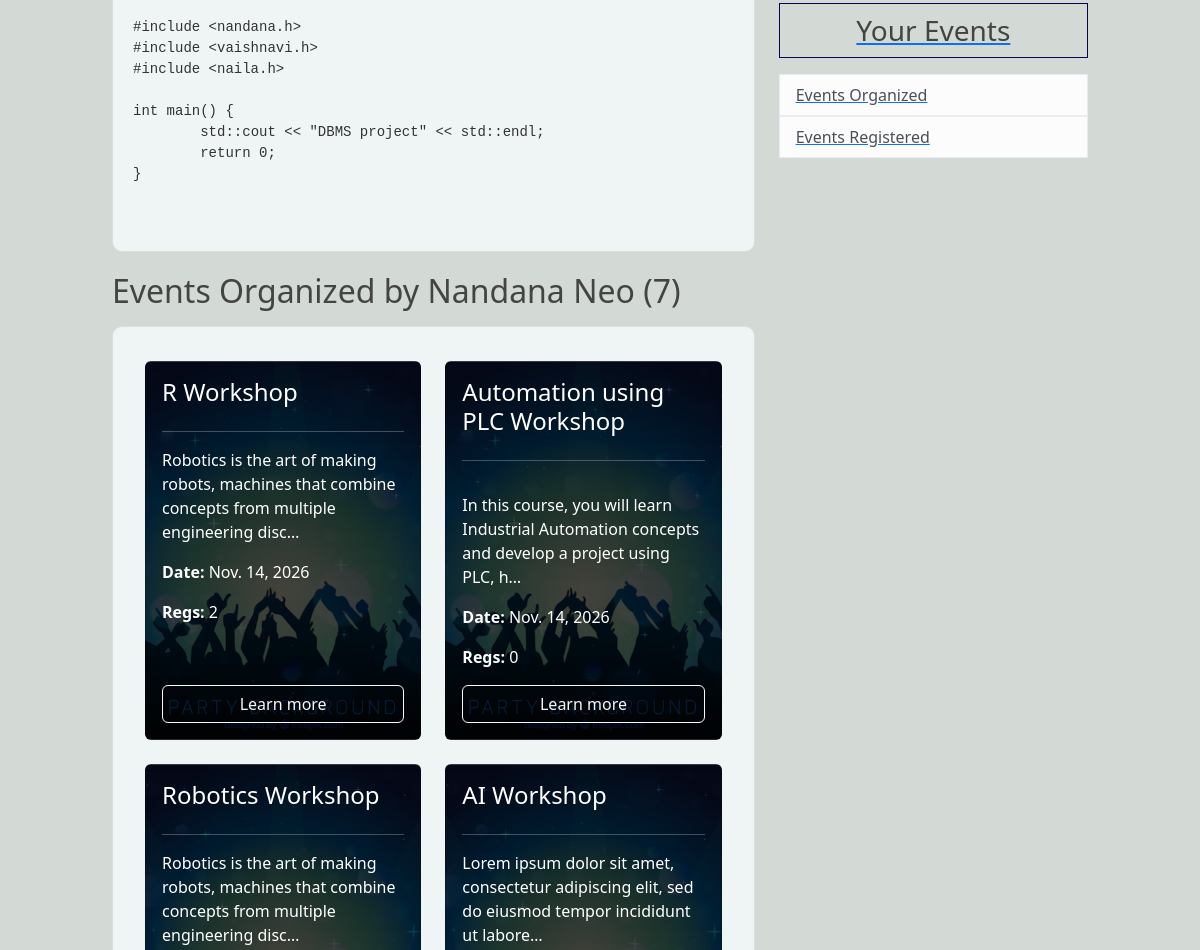
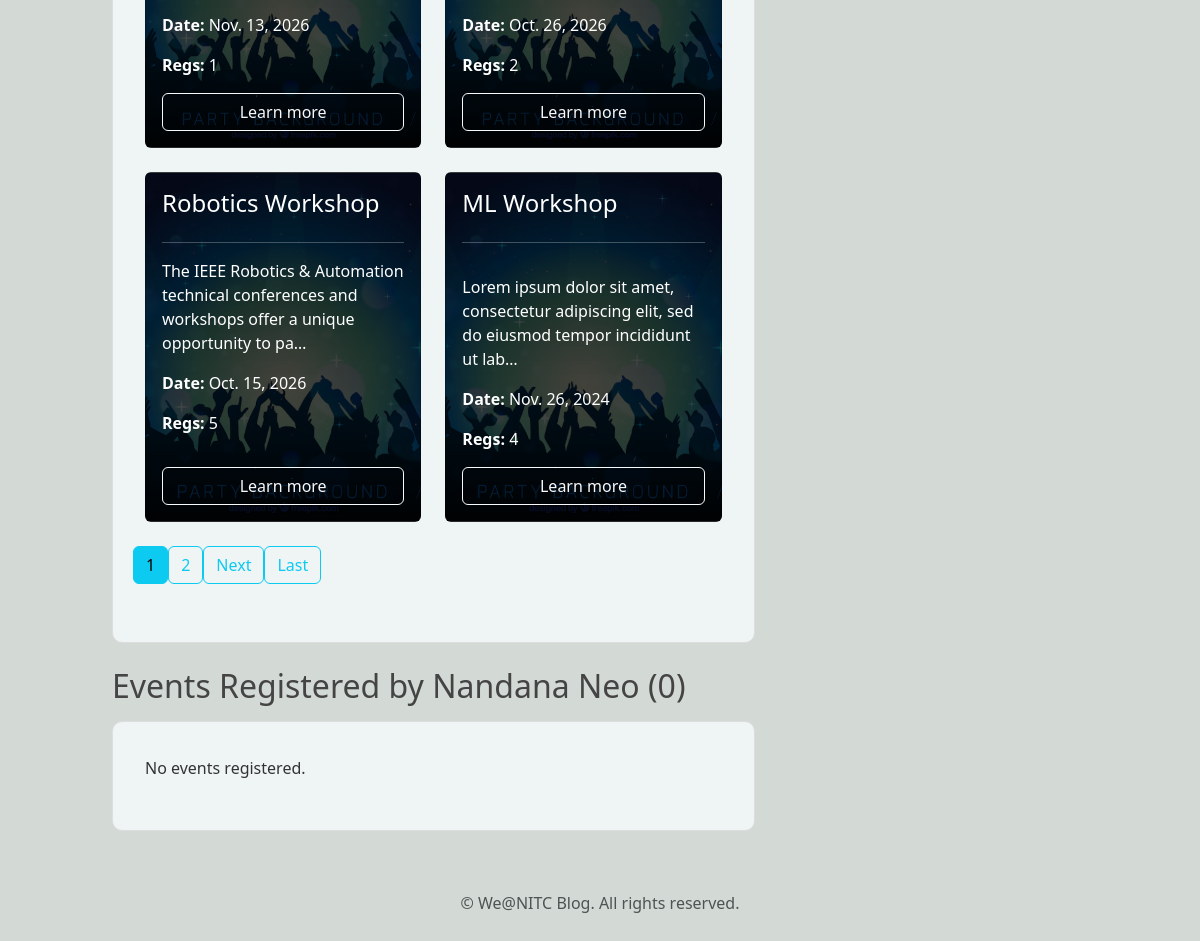
The app's page /events/user/Optimus (signed in, lower part), older data (2 pictures, top to bottom).
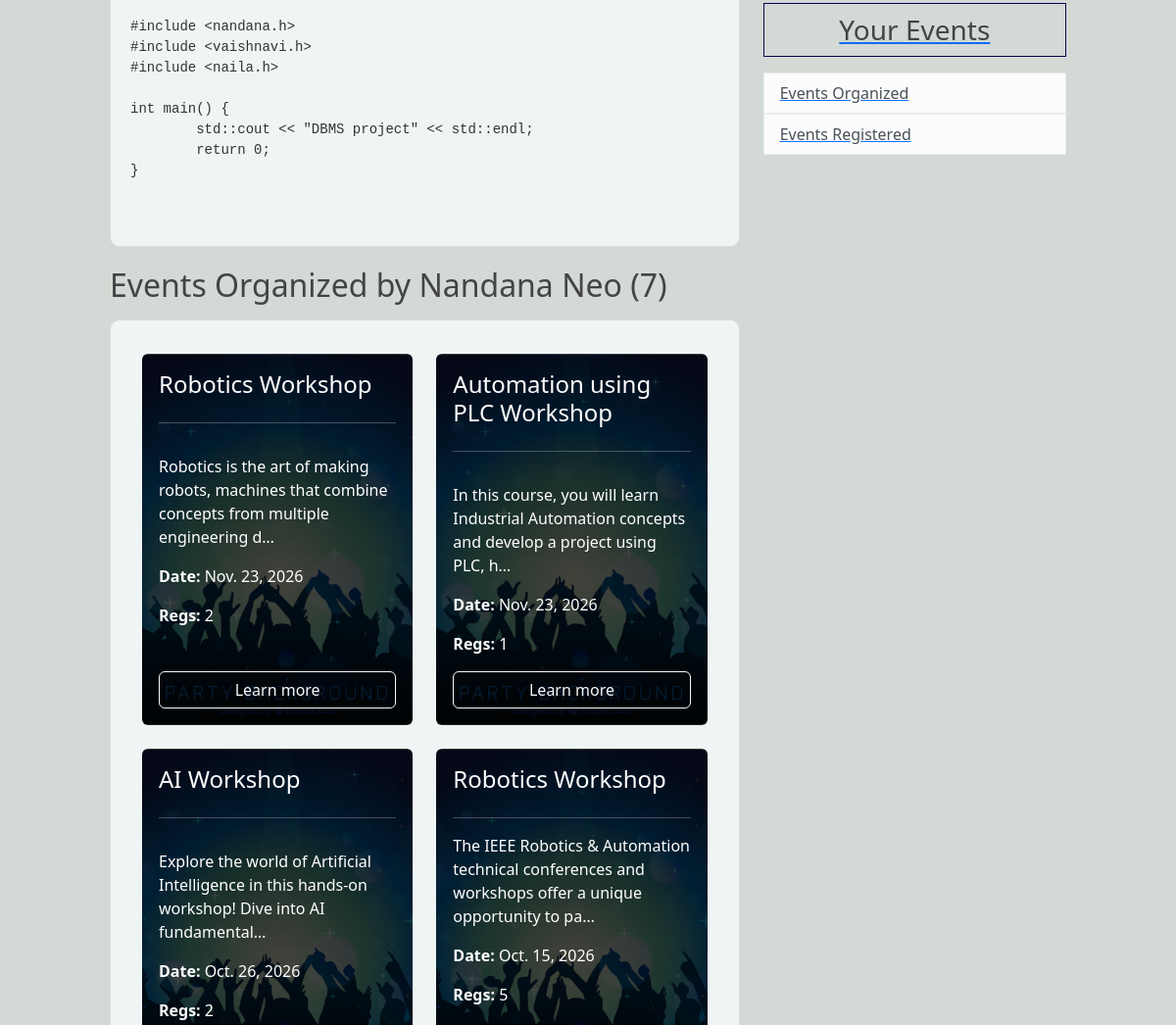
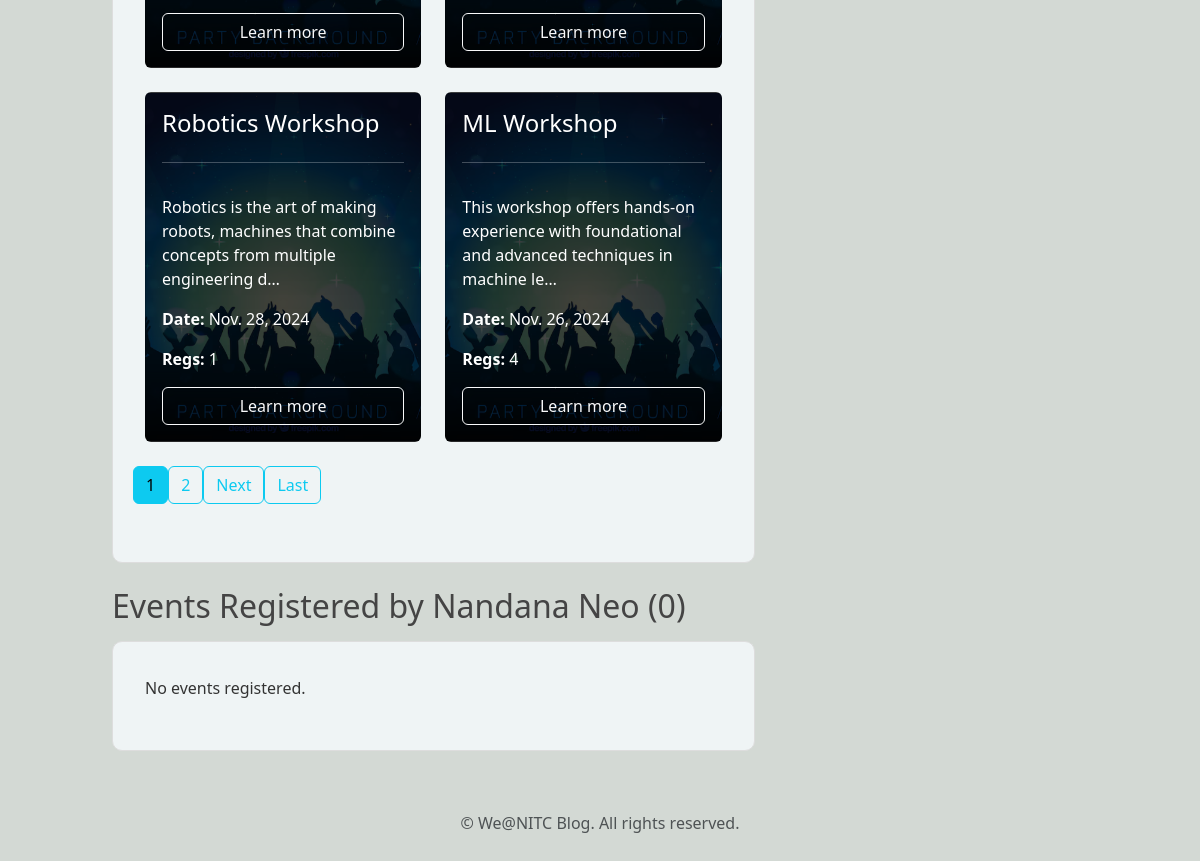
The same page, newer data (2 pictures, top to bottom).
### events/models.py (models this page shows, shortened)
class Event(models.Model):
    name = models.CharField(max_length=255)
    description = CKEditor5Field(null = True,blank=True, config_name='extends')
    date = models.DateField()
    organizer = models.ForeignKey(User, on_delete=models.CASCADE, related_name="organized_events")

### events/views.py (the view)
# urls.py: path('user/<str:username>',views.UserEventView, name='user-events'),
@login_required
def UserEventView(request, username):
    user = get_object_or_404(User, username=username)
    organized_events = Event.objects.filter(organizer=user).order_by('-date')
    organized_count = organized_events.count()
    registered_events = EventParticipant.objects.filter(user=user).values_list('event', flat=True)
    registered_events = Event.objects.filter(id__in=registered_events).order_by('-date')
    registered_count = registered_events.count()
    paginator_organized = Paginator(organized_events, 6)
    page_number_organized = request.GET.get('orgpg')
    try:
        organized_events = paginator_organized.page(page_number_organized)
    except PageNotAnInteger:
        organized_events = paginator_organized.page(1)
    except EmptyPage:
        organized_events = paginator_organized.page(paginator_organized.num_pages)
    paginator_registered = Paginator(registered_events, 6)
    page_number_registered = request.GET.get('regpg')
    try:
        registered_events = paginator_registered.page(page_number_registered)
    except PageNotAnInteger:
        registered_events = paginator_registered.page(1)
    except EmptyPage:
        registered_events = paginator_registered.page(paginator_registered.num_pages)
    is_owner = (request.user == user)
    context = {
        'profile_user': user,
        'is_owner': is_owner,
        'organized_events': organized_events,
        'registered_events': registered_events,
        'total_organized': organized_count,
        'total_registered': registered_count,
        'title': f"Events by {user.first_name}",
        'cal': "events"
    }
    return render(request, 'events/user_events.html', context)

### events/templates/events/user_events.html (shortened to what this page needs)
{% extends "blog/base.html" %}
{% block content %}
<div class="content-section">
    <div class="media-body mt-3">
        <p >{{ profile_user.profile.about|safe }}</p>
    </div>
</div>
    <h2 class="mb-3"> Events Organized by {{ profile_user.first_name }} ({{ total_organized }})</h2>
    <article class="content-section">
        <div class="container my-4">
            <div class="row">
                {% for event in organized_events %}
                <div class="col-md-6 col-lg-6 mb-4 d-flex">
                    <div class="card text-white d-flex flex-column w-100" style="background: linear-gradient(rgba(0, 0, 0, 0.8), rgba(0, 0, 0, 0.7)), url('/media/event_bg.png') no-repeat center center / cover;">
                        <div class="card-body d-flex flex-column">
                            <h4 class="card-title">{{ event.name }}</h4>
                            <hr>
                            <p class="card-text">{{ event.description|truncatechars:100|safe }}</p>
                            <p class="card-text"><strong> Date: </strong>{{ event.date }} </p>
                            <p class="card-text"><strong> Regs: </strong>{{ event.participants.count }}</p>
                            <a href="{% url 'event-detail' event.id %}" class="btn btn-outline-light mt-auto">Learn more</a>
                        </div>
                    </div>
                </div>
                {% empty %}
                <p>No events organized.</p>
                {% endfor %}
                {% if total_organized > 6 %}
                <div class="pagination">
                    {% for num in organized_events.paginator.page_range %}
                        {% if organized_events.number == num %}
                            <a href="?orgpg={{ num }}" class="btn btn-info mb-4">{{ num }}</a>
                        {% elif num > organized_events.number|add:'-3' and num < organized_events.number|add:'3' %}
                            <a href="?orgpg={{ num }}" class="btn btn-outline-info mb-4">{{ num }}</a>
                        {% endif %}
                    {% endfor %}
                    {% if organized_events.has_next %}
                        <a href="?orgpg={{ organized_events.next_page_number }}" class="btn btn-outline-info mb-4">Next</a>
                        <a href="?orgpg={{ organized_events.paginator.num_pages }}" class="btn btn-outline-info mb-4">Last</a>
                    {% endif %}
                </div>
                {% endif %}
            </div>
        </div>
    </article>
    <h2 class="mt-4 mb-3"> Events Registered by {{ profile_user.first_name }} ({{ total_registered }})</h2>
    <article class="content-section">
        <div class="container my-4">
            <div class="row">
                {% for event in registered_events %}
                <div class="col-md-6 col-lg-6 mb-4 d-flex">
                    <div class="card text-white d-flex flex-column w-100" style="background: linear-gradient(rgba(0, 0, 0, 0.8), rgba(0, 0, 0, 0.7)), url('/media/event_bg.png') no-repeat center center / cover;">
                        <div class="card-body d-flex flex-column">
                            <h4 class="card-title">{{ event.name }}</h4>
                            <hr>
                            <p class="card-text">{{ event.description|truncatechars:100|safe }}</p>
                            <p class="card-text"><strong> Date: </strong>{{ event.date }} </p>
                            <p class="card-text"><strong> Regs: </strong>{{ event.participants.count }}</p>
                            <a href="{% url 'event-detail' event.id %}" class="btn btn-outline-light mt-auto">Learn more</a>
                        </div>
                    </div>
                </div>
                {% empty %}
                <p>No events registered.</p>
                {% endfor %}
            </div>
        </div>
    </article>
{% endblock content %}

Row changes from the older to the newer data that the page shows:
changed Event (number 1 of 6 on the later page): name "R Workshop" → "Robotics Workshop"; description "Robotics is the art of making robots, machines that combine concepts from multiple engineering disc…" → "Robotics is the art of making robots, machines that combine concepts from multiple engineering d…"; date "Nov. 14, 2026" → "Nov. 23, 2026"
changed Event "Automation using PLC Workshop": date "Nov. 14, 2026" → "Nov. 23, 2026"; participants.count "0" → "1"
changed Event "AI Workshop": description "Lorem ipsum dolor sit amet, consectetur adipiscing elit, sed do eiusmod tempor incididunt ut labore…" → "Explore the world of Artificial Intelligence in this hands-on workshop! Dive into AI fundamental…"
changed Event: description "Robotics is the art of making robots, machines that combine concepts from multiple engineering disc…" → "Robotics is the art of making robots, machines that combine concepts from multiple engineering d…"; date "Nov. 13, 2026" → "Nov. 28, 2024"; moves down the list
changed Event "ML Workshop": description "Lorem ipsum dolor sit amet, consectetur adipiscing elit, sed do eiusmod tempor incididunt ut lab…" → "This workshop offers hands-on experience with foundational and advanced techniques in machine le…"
